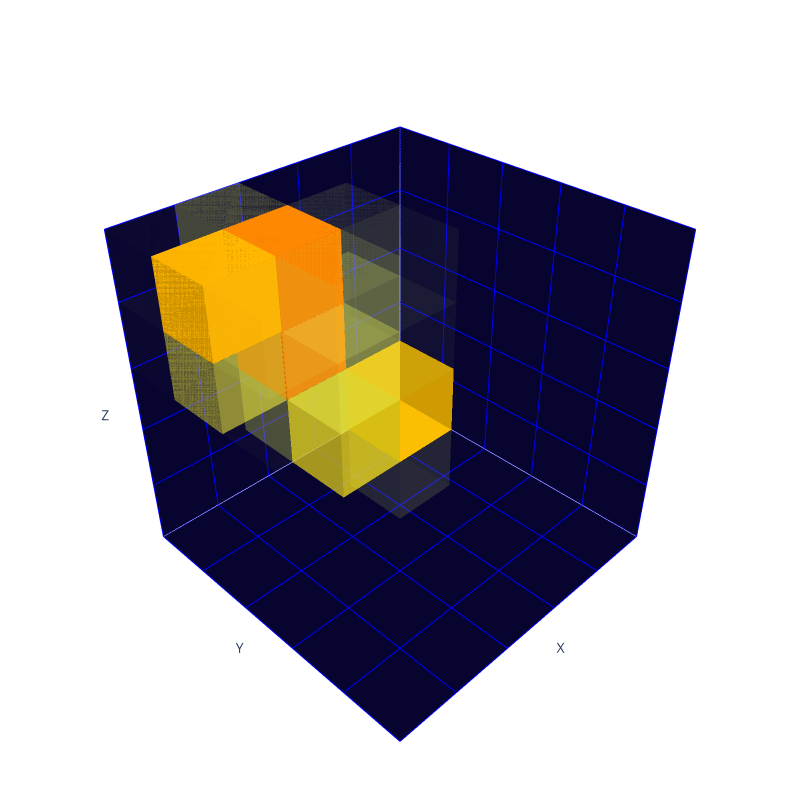

Here is the notebook cell this chart was saved with:
### Code cell
event = test_set_p[100]
true_img = np.zeros((125,))

for i in range(true_img.shape[0]):
    true_img[i] = float(event["image"][i])

true_img = true_img.reshape(5, 5, 5)

# get back the normalization
true_img *= test_set_p.metadata['statistics']['per_tree']['proton_contained']['recon_charge']['std']

print(test_set_p.metadata['statistics']['per_tree']['proton_contained']['recon_charge']['std'])
print(test_set_p.metadata['statistics']['per_tree']['proton_contained']['recon_charge']['mean'])

max_energy = true_img.max()

print(true_img)

print("- True image:")
plotly_generate(true_img, max_energy=max_energy)

### Figure 1 — Plotly figure (JSON) as saved in the notebook; plotly's stock layout.template omitted (floating-point values rounded to 4 significant figures)
{"data": [{"color": "#E4FF7A", "colorbar": {"thickness": 20, "title": {"text": "Voxel Values"}}, "flatshading": true, "i": [7, 0, 0, 0, 4, 4, 6, 6, 4, 0, 3, 2], "j": [3, 4, 1, 2, 5, 6, 5, 2, 0, 1, 6, 3], "k": [0, 7, 2, 3, 6, 7, 1, 1, 5, 5, 7, 6], "opacity": 0.01348, "type": "mesh3d", "x": [2, 2, 3, 3, 2, 2, 3, 3], "y": [1, 2, 2, 1, 1, 2, 2, 1], "z": [2, 2, 2, 2, 3, 3, 3, 3]}, {"color": "#EAF963", "colorbar": {"thickness": 20, "title": {"text": "Voxel Values"}}, "flatshading": true, "i": [7, 0, 0, 0, 4, 4, 6, 6, 4, 0, 3, 2], "j": [3, 4, 1, 2, 5, 6, 5, 2, 0, 1, 6, 3], "k": [0, 7, 2, 3, 6, 7, 1, 1, 5, 5, 7, 6], "opacity": 0.1229, "type": "mesh3d", "x": [2, 2, 3, 3, 2, 2, 3, 3], "y": [1, 2, 2, 1, 1, 2, 2, 1], "z": [3, 3, 3, 3, 4, 4, 4, 4]}, {"color": "#E6FC6F", "colorbar": {"thickness": 20, "title": {"text": "Voxel Values"}}, "flatshading": true, "i": [7, 0, 0, 0, 4, 4, 6, 6, 4, 0, 3, 2], "j": [3, 4, 1, 2, 5, 6, 5, 2, 0, 1, 6, 3], "k": [0, 7, 2, 3, 6, 7, 1, 1, 5, 5, 7, 6], "opacity": 0.07051, "type": "mesh3d", "x": [2, 2, 3, 3, 2, 2, 3, 3], "y": [1, 2, 2, 1, 1, 2, 2, 1], "z": [4, 4, 4, 4, 5, 5, 5, 5]}, {"color": "#E6FC6F", "colorbar": {"thickness": 20, "title": {"text": "Voxel Values"}}, "flatshading": true, "i": [7, 0, 0, 0, 4, 4, 6, 6, 4, 0, 3, 2], "j": [3, 4, 1, 2, 5, 6, 5, 2, 0, 1, 6, 3], "k": [0, 7, 2, 3, 6, 7, 1, 1, 5, 5, 7, 6], "opacity": 0.07669, "type": "mesh3d", "x": [2, 2, 3, 3, 2, 2, 3, 3], "y": [2, 3, 3, 2, 2, 3, 3, 2], "z": [1, 1, 1, 1, 2, 2, 2, 2]}, {"color": "#FFC102", "colorbar": {"thickness": 20, "title": {"text": "Voxel Values"}}, "flatshading": true, "i": [7, 0, 0, 0, 4, 4, 6, 6, 4, 0, 3, 2], "j": [3, 4, 1, 2, 5, 6, 5, 2, 0, 1, 6, 3], "k": [0, 7, 2, 3, 6, 7, 1, 1, 5, 5, 7, 6], "opacity": 0.9587, "type": "mesh3d", "x": [2, 2, 3, 3, 2, 2, 3, 3], "y": [2, 3, 3, 2, 2, 3, 3, 2], "z": [2, 2, 2, 2, 3, 3, 3, 3]}, {"color": "#E4FE76", "colorbar": {"thickness": 20, "title": {"text": "Voxel Values"}}, "flatshading": true, "i": [7, 0, 0, 0, 4, 4, 6, 6, 4, 0, 3, 2], "j": [3, 4, 1, 2, 5, 6, 5, 2, 0, 1, 6, 3], "k": [0, 7, 2, 3, 6, 7, 1, 1, 5, 5, 7, 6], "opacity": 0.02579, "type": "mesh3d", "x": [2, 2, 3, 3, 2, 2, 3, 3], "y": [2, 3, 3, 2, 2, 3, 3, 2], "z": [3, 3, 3, 3, 4, 4, 4, 4]}, {"color": "#E4FE76", "colorbar": {"thickness": 20, "title": {"text": "Voxel Values"}}, "flatshading": true, "i": [7, 0, 0, 0, 4, 4, 6, 6, 4, 0, 3, 2], "j": [3, 4, 1, 2, 5, 6, 5, 2, 0, 1, 6, 3], "k": [0, 7, 2, 3, 6, 7, 1, 1, 5, 5, 7, 6], "opacity": 0.02455, "type": "mesh3d", "x": [2, 2, 3, 3, 2, 2, 3, 3], "y": [2, 3, 3, 2, 2, 3, 3, 2], "z": [4, 4, 4, 4, 5, 5, 5, 5]}, {"color": "#E8FB6A", "colorbar": {"thickness": 20, "title": {"text": "Voxel Values"}}, "flatshading": true, "i": [7, 0, 0, 0, 4, 4, 6, 6, 4, 0, 3, 2], "j": [3, 4, 1, 2, 5, 6, 5, 2, 0, 1, 6, 3], "k": [0, 7, 2, 3, 6, 7, 1, 1, 5, 5, 7, 6], "opacity": 0.08213, "type": "mesh3d", "x": [3, 3, 4, 4, 3, 3, 4, 4], "y": [0, 1, 1, 0, 0, 1, 1, 0], "z": [3, 3, 3, 3, 4, 4, 4, 4]}, {"color": "#EBF85E", "colorbar": {"thickness": 20, "title": {"text": "Voxel Values"}}, "flatshading": true, "i": [7, 0, 0, 0, 4, 4, 6, 6, 4, 0, 3, 2], "j": [3, 4, 1, 2, 5, 6, 5, 2, 0, 1, 6, 3], "k": [0, 7, 2, 3, 6, 7, 1, 1, 5, 5, 7, 6], "opacity": 0.1575, "type": "mesh3d", "x": [3, 3, 4, 4, 3, 3, 4, 4], "y": [0, 1, 1, 0, 0, 1, 1, 0], "z": [4, 4, 4, 4, 5, 5, 5, 5]}, {"color": "#ECF75B", "colorbar": {"thickness": 20, "title": {"text": "Voxel Values"}}, "flatshading": true, "i": [7, 0, 0, 0, 4, 4, 6, 6, 4, 0, 3, 2], "j": [3, 4, 1, 2, 5, 6, 5, 2, 0, 1, 6, 3], "k": [0, 7, 2, 3, 6, 7, 1, 1, 5, 5, 7, 6], "opacity": 0.1732, "type": "mesh3d", "x": [3, 3, 4, 4, 3, 3, 4, 4], "y": [1, 2, 2, 1, 1, 2, 2, 1], "z": [2, 2, 2, 2, 3, 3, 3, 3]}, {"color": "#FC7F00", "colorbar": {"thickness": 20, "title": {"text": "Voxel Values"}}, "flatshading": true, "i": [7, 0, 0, 0, 4, 4, 6, 6, 4, 0, 3, 2], "j": [3, 4, 1, 2, 5, 6, 5, 2, 0, 1, 6, 3], "k": [0, 7, 2, 3, 6, 7, 1, 1, 5, 5, 7, 6], "opacity": 1, "type": "mesh3d", "x": [3, 3, 4, 4, 3, 3, 4, 4], "y": [1, 2, 2, 1, 1, 2, 2, 1], "z": [3, 3, 3, 3, 4, 4, 4, 4]}, {"color": "#FC8600", "colorbar": {"thickness": 20, "title": {"text": "Voxel Values"}}, "flatshading": true, "i": [7, 0, 0, 0, 4, 4, 6, 6, 4, 0, 3, 2], "j": [3, 4, 1, 2, 5, 6, 5, 2, 0, 1, 6, 3], "k": [0, 7, 2, 3, 6, 7, 1, 1, 5, 5, 7, 6], "opacity": 1, "type": "mesh3d", "x": [3, 3, 4, 4, 3, 3, 4, 4], "y": [1, 2, 2, 1, 1, 2, 2, 1], "z": [4, 4, 4, 4, 5, 5, 5, 5]}, {"color": "#FEE81C", "colorbar": {"thickness": 20, "title": {"text": "Voxel Values"}}, "flatshading": true, "i": [7, 0, 0, 0, 4, 4, 6, 6, 4, 0, 3, 2], "j": [3, 4, 1, 2, 5, 6, 5, 2, 0, 1, 6, 3], "k": [0, 7, 2, 3, 6, 7, 1, 1, 5, 5, 7, 6], "opacity": 0.4903, "type": "mesh3d", "x": [3, 3, 4, 4, 3, 3, 4, 4], "y": [2, 3, 3, 2, 2, 3, 3, 2], "z": [2, 2, 2, 2, 3, 3, 3, 3]}, {"color": "#EEF554", "colorbar": {"thickness": 20, "title": {"text": "Voxel Values"}}, "flatshading": true, "i": [7, 0, 0, 0, 4, 4, 6, 6, 4, 0, 3, 2], "j": [3, 4, 1, 2, 5, 6, 5, 2, 0, 1, 6, 3], "k": [0, 7, 2, 3, 6, 7, 1, 1, 5, 5, 7, 6], "opacity": 0.2186, "type": "mesh3d", "x": [3, 3, 4, 4, 3, 3, 4, 4], "y": [2, 3, 3, 2, 2, 3, 3, 2], "z": [3, 3, 3, 3, 4, 4, 4, 4]}, {"color": "#E8FB6A", "colorbar": {"thickness": 20, "title": {"text": "Voxel Values"}}, "flatshading": true, "i": [7, 0, 0, 0, 4, 4, 6, 6, 4, 0, 3, 2], "j": [3, 4, 1, 2, 5, 6, 5, 2, 0, 1, 6, 3], "k": [0, 7, 2, 3, 6, 7, 1, 1, 5, 5, 7, 6], "opacity": 0.09195, "type": "mesh3d", "x": [3, 3, 4, 4, 3, 3, 4, 4], "y": [2, 3, 3, 2, 2, 3, 3, 2], "z": [4, 4, 4, 4, 5, 5, 5, 5]}, {"color": "#E4FF7A", "colorbar": {"thickness": 20, "title": {"text": "Voxel Values"}}, "flatshading": true, "i": [7, 0, 0, 0, 4, 4, 6, 6, 4, 0, 3, 2], "j": [3, 4, 1, 2, 5, 6, 5, 2, 0, 1, 6, 3], "k": [0, 7, 2, 3, 6, 7, 1, 1, 5, 5, 7, 6], "opacity": 0.009823, "type": "mesh3d", "x": [4, 4, 5, 5, 4, 4, 5, 5], "y": [0, 1, 1, 0, 0, 1, 1, 0], "z": [3, 3, 3, 3, 4, 4, 4, 4]}, {"color": "#E4FF7A", "colorbar": {"thickness": 20, "title": {"text": "Voxel Values"}}, "flatshading": true, "i": [7, 0, 0, 0, 4, 4, 6, 6, 4, 0, 3, 2], "j": [3, 4, 1, 2, 5, 6, 5, 2, 0, 1, 6, 3], "k": [0, 7, 2, 3, 6, 7, 1, 1, 5, 5, 7, 6], "opacity": 0.01139, "type": "mesh3d", "x": [4, 4, 5, 5, 4, 4, 5, 5], "y": [0, 1, 1, 0, 0, 1, 1, 0], "z": [4, 4, 4, 4, 5, 5, 5, 5]}, {"color": "#F6EF39", "colorbar": {"thickness": 20, "title": {"text": "Voxel Values"}}, "flatshading": true, "i": [7, 0, 0, 0, 4, 4, 6, 6, 4, 0, 3, 2], "j": [3, 4, 1, 2, 5, 6, 5, 2, 0, 1, 6, 3], "k": [0, 7, 2, 3, 6, 7, 1, 1, 5, 5, 7, 6], "opacity": 0.3444, "type": "mesh3d", "x": [4, 4, 5, 5, 4, 4, 5, 5], "y": [1, 2, 2, 1, 1, 2, 2, 1], "z": [3, 3, 3, 3, 4, 4, 4, 4]}, {"color": "#FFB500", "colorbar": {"thickness": 20, "title": {"text": "Voxel Values"}}, "flatshading": true, "i": [7, 0, 0, 0, 4, 4, 6, 6, 4, 0, 3, 2], "j": [3, 4, 1, 2, 5, 6, 5, 2, 0, 1, 6, 3], "k": [0, 7, 2, 3, 6, 7, 1, 1, 5, 5, 7, 6], "opacity": 1, "type": "mesh3d", "x": [4, 4, 5, 5, 4, 4, 5, 5], "y": [1, 2, 2, 1, 1, 2, 2, 1], "z": [4, 4, 4, 4, 5, 5, 5, 5]}, {"color": "#E4FF7A", "colorbar": {"thickness": 20, "title": {"text": "Voxel Values"}}, "flatshading": true, "i": [7, 0, 0, 0, 4, 4, 6, 6, 4, 0, 3, 2], "j": [3, 4, 1, 2, 5, 6, 5, 2, 0, 1, 6, 3], "k": [0, 7, 2, 3, 6, 7, 1, 1, 5, 5, 7, 6], "opacity": 0.01614, "type": "mesh3d", "x": [4, 4, 5, 5, 4, 4, 5, 5], "y": [2, 3, 3, 2, 2, 3, 3, 2], "z": [3, 3, 3, 3, 4, 4, 4, 4]}, {"color": "#E4FE76", "colorbar": {"thickness": 20, "title": {"text": "Voxel Values"}}, "flatshading": true, "i": [7, 0, 0, 0, 4, 4, 6, 6, 4, 0, 3, 2], "j": [3, 4, 1, 2, 5, 6, 5, 2, 0, 1, 6, 3], "k": [0, 7, 2, 3, 6, 7, 1, 1, 5, 5, 7, 6], "opacity": 0.03931, "type": "mesh3d", "x": [4, 4, 5, 5, 4, 4, 5, 5], "y": [2, 3, 3, 2, 2, 3, 3, 2], "z": [4, 4, 4, 4, 5, 5, 5, 5]}], "layout": {"height": 800, "margin": {"b": 0, "l": 0, "r": 0, "t": 0}, "paper_bgcolor": "rgba(0, 0, 0, 0)", "plot_bgcolor": "rgba(0, 0, 0, 0)", "scene": {"aspectmode": "cube", "camera": {"center": {"x": 0, "y": 0, "z": 0}, "eye": {"x": 1.5, "y": 1.5, "z": 1.5}}, "xaxis": {"backgroundcolor": "#07042F", "gridcolor": "blue", "range": [0, 5], "showticklabels": false, "title": {"text": "X"}}, "yaxis": {"backgroundcolor": "#07042F", "gridcolor": "blue", "range": [0, 5], "showticklabels": false, "title": {"text": "Y"}}, "zaxis": {"backgroundcolor": "#07042F", "gridcolor": "blue", "range": [0, 5], "showticklabels": false, "title": {"text": "Z"}}}, "width": 800}}
